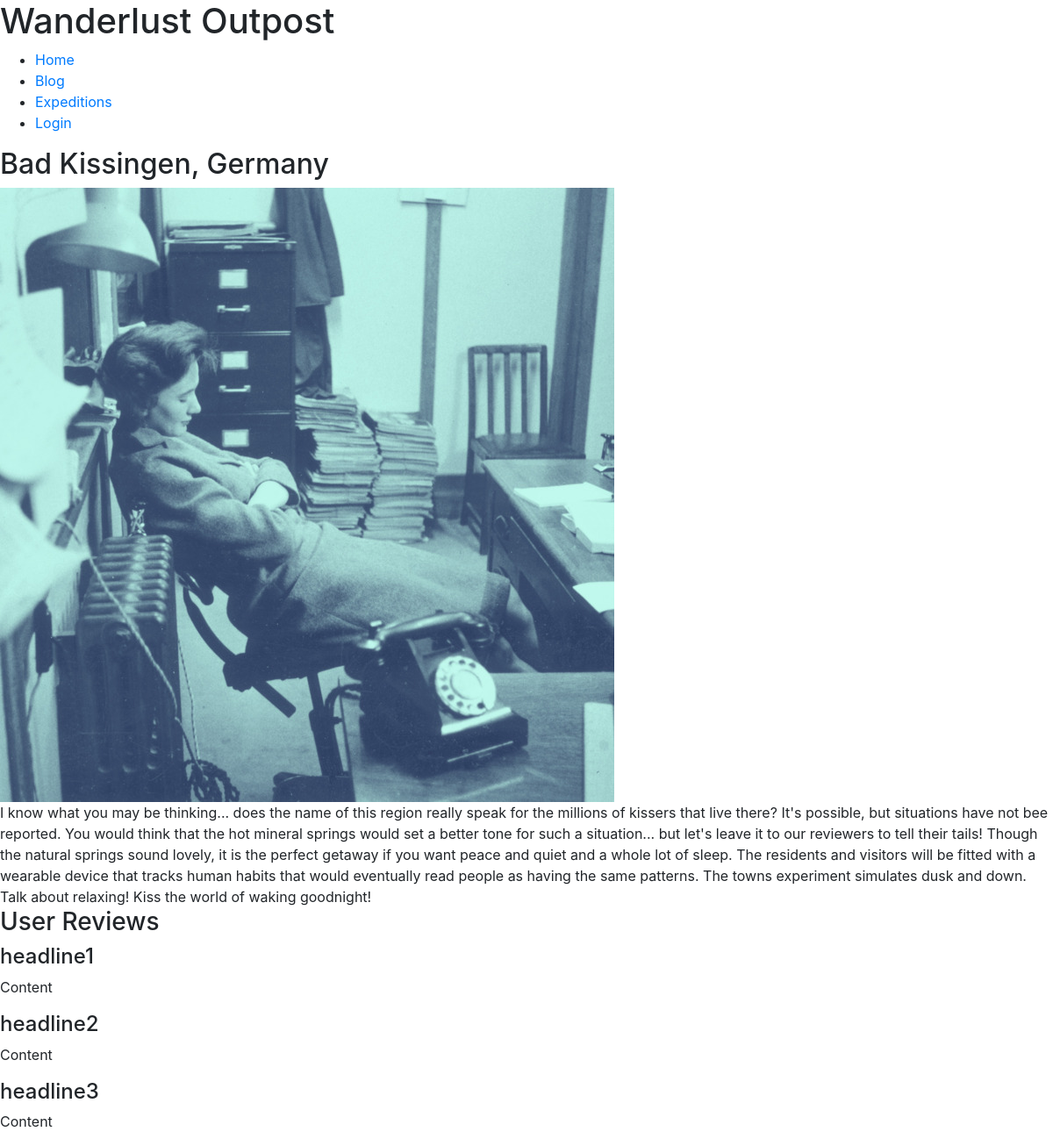
The app's page /adventure.php?pid=8 with its own data.
### tables this page shows
CREATE TABLE `sitemap` (
  `PageTitle` varchar(32) NOT NULL,
  `BGImg` varchar(32) DEFAULT NULL,
  `BGImgAlt` text,
  `pageID` int NOT NULL,
  `PageName` varchar(45) NOT NULL,
  `Content` longtext,
  PRIMARY KEY (`pageID`)
);

### adventure.php (the view, shortened to what this page needs)
<?php
require("includes/page.php");
class AdventurePage extends Page{
  public $reviews = [["headline1", "Content", "user"],
              ["headline2", "Content", "user"],
              ["headline3", "Content", "user"]
            ];
  public function Display($pageID){
    $this -> DisplayHead();
    $this -> DisplayBody();
    $this -> DisplayHeader($this->buttons);
    $this->  DisplayContent();
    $this->ReviewGen($this->reviews);
    $this -> DisplayFooter();
  }
  public function ReviewGen($reviews){
    ?><section class='reviews'>
    <h3>User Reviews</h3>
    <?php
    for ($a=0; $a < count($reviews); $a++ ) {
      echo "<div class='top-review'>
        <div class='review-content'>
          <h4>".$reviews[$a][0]."</h4>
          <p>".$reviews[$a][1]."</p>
        </div>
      </div>";
      }
      ?></section>
    <?php
  }
  public function DisplayContent(){
    if (isset($_GET['pid'])){
      $db = new mysqli('localhost', 'glazpmck_ics325_web', 'ICS325.01-2020', "glazpmck_ics325");
      $id = $db->real_escape_string($_GET['pid']);
      $query = "Select * From sitemap where pageID = '$id'";
      $result = $db->query($query);
      $row=$result->fetch_array(MYSQLI_ASSOC);
      ?>
      <section class="page-title">
        <h2><?= $row['PageTitle'] ?></h2>
      </section>
      <div class="exp-img">
        <img src="img/<?=$row['BGImg']?>" alt="<?=$row['BGImgAlt']?>" />
      </div>
      <section class="main-content">
        <?= $row['Content']?>
      </section>
      <?php
    }
  }
}
$adventure = new AdventurePage();
$adventure->Display($_GET['pid']);
?>

### includes/page.php (shortened to what this page needs)
<?php
  class Page{
    public $title = "Wanderlust Outpost";
    public function DisplayHead(){
      ?>
        <!DOCTYPE html>
           <html>
      <?php
        echo "<head>";
        $this -> DisplayStyles();
        echo "</head>";
    }
      ?>
      <?php
    public function DisplayStyles(){
      ?>
        <link rel="stylesheet" href="https://stackpath.bootstrapcdn.com/bootstrap/4.4.1/css/bootstrap.min.css">
        <link rel="stylesheet/less" type="text/css" href="less/styles.less" />
      <?php
    }
      ?>
      <?php
    public function DisplayBody(){
      ?>
        <body>
      <?php
    }
    public function DisplayHeader($buttons){
      $loggedIn = false;
      $button2 = ["Login" => "login.php",
                  "My Account" => "myaccount.php",
                  "Logout" => "logout.php"];
      ?>
      <header>
        <h1><?php echo $this->title; ?></h1>
          <div class="open">
              <span>
                <ul class="sub-menu">
                  <?php
                    while ( list($name, $url) = each($buttons) ){
                      $this->DisplayButton($name, $url);
                    }
                    if (!$loggedIn){ ?>
                      <li>
                        <a href="./<?=$button2["Login"]?>" title="Login">Login</a>
                      </li>
                      <?php
                    }
                    ?>
                </ul>
              </span>
          </div>
      </header>
      <?php
    }
    public function DisplayButton($name, $url){
      ?>
        <li>
          <a href="./<?=$url?>" title="<?=$name ?>"><?=$name?></a>
        </li>
      <?php
    }
            ?><div class="bg-img">
            <?php
    public function DisplayFooter(){
      ?>
        </body>
      </html>
    <?php
    }
  }

### records on screen
sitemap: PageTitle "Bad Kissingen, Germany", BGImg (picture), Content "I know what you may be thinking... does the name of this region really speak for the millions of kissers that live there? It's possible, but situations have not bee reported. You would think that the hot mineral springs would set a better tone for such a situation... but let's leave it to our reviewers to tell their tails! Though the natural springs sound lovely, it is the perfect getaway if you want peace and quiet and a whole lot of sleep. The residents and visitors will be fitted with a wearable device that tracks human habits that would eventually read people as having the same patterns. The towns experiment simulates dusk and down. Talk about relaxing! Kiss the world of waking…"

### other values on screen
$this->title "Wanderlust Outpost"
$name "Home"
$name "Blog"
$name "Expeditions"
$reviews[$a][0] "headline1"
$reviews[$a][1] "Content"
$reviews[$a][0] "headline2"
$reviews[$a][0] "headline3"
